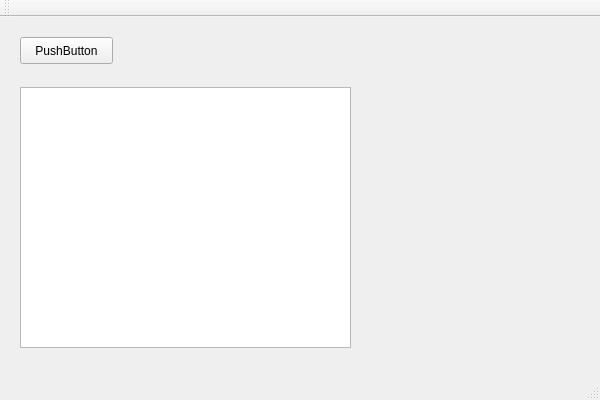
<?xml version="1.0" encoding="UTF-8"?>
<ui version="4.0">
 <class>MainWindow</class>
 <widget class="QMainWindow" name="MainWindow">
  <property name="geometry">
   <rect>
    <x>0</x>
    <y>0</y>
    <width>600</width>
    <height>400</height>
   </rect>
  </property>
  <property name="windowTitle">
   <string>MainWindow</string>
  </property>
  <widget class="QWidget" name="centralWidget">
   <widget class="QPushButton" name="pushButton">
    <property name="geometry">
     <rect>
      <x>20</x>
      <y>20</y>
      <width>93</width>
      <height>27</height>
     </rect>
    </property>
    <property name="text">
     <string>PushButton</string>
    </property>
   </widget>
   <widget class="QTextEdit" name="textEdit">
    <property name="geometry">
     <rect>
      <x>20</x>
      <y>70</y>
      <width>331</width>
      <height>261</height>
     </rect>
    </property>
   </widget>
  </widget>
  <widget class="QMenuBar" name="menuBar">
   <property name="geometry">
    <rect>
     <x>0</x>
     <y>0</y>
     <width>600</width>
     <height>24</height>
    </rect>
   </property>
  </widget>
  <widget class="QToolBar" name="mainToolBar">
   <attribute name="toolBarArea">
    <enum>TopToolBarArea</enum>
   </attribute>
   <attribute name="toolBarBreak">
    <bool>false</bool>
   </attribute>
  </widget>
  <widget class="QStatusBar" name="statusBar"/>
 </widget>
 <layoutdefault spacing="6" margin="11"/>
 <resources/>
 <connections>
  <connection>
   <sender>pushButton</sender>
   <signal>clicked()</signal>
   <receiver>MainWindow</receiver>
   <slot>slot1()</slot>
   <hints>
    <hint type="sourcelabel">
     <x>90</x>
     <y>71</y>
    </hint>
    <hint type="destinationlabel">
     <x>275</x>
     <y>66</y>
    </hint>
   </hints>
  </connection>
 </connections>
 <slots>
  <slot>slot1()</slot>
 </slots>
</ui>
